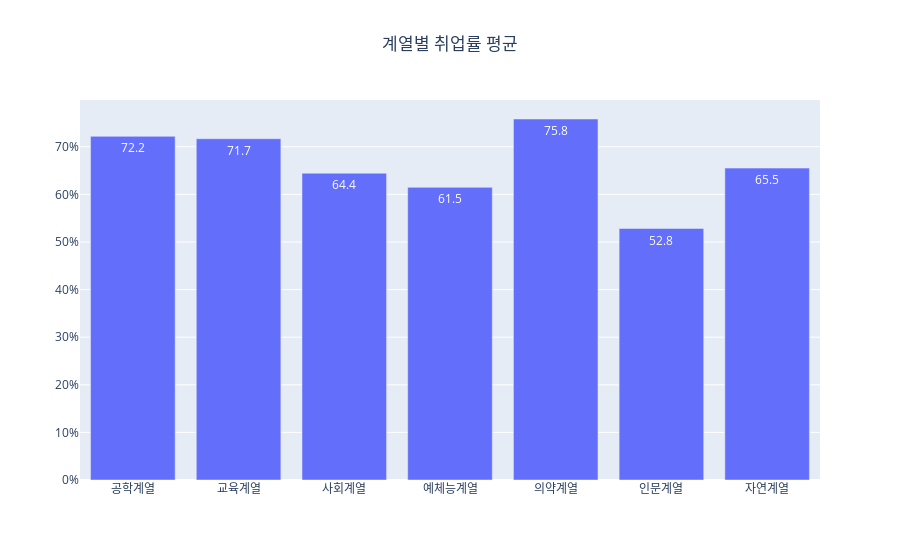

Source (notebook cell):
### Code cell
df_취업률_대계열평균 = df_취업률.groupby('대계열').agg(취업률 = ('취업률_계', 'mean'))

fig = go.Figure()

## bar 트레이스 추가
fig.add_trace(go.Bar(
    x = df_취업률_대계열평균.index, y = df_취업률_대계열평균['취업률'], 
    ## text 설정
    text = df_취업률_대계열평균['취업률'], 
    ## textposition, textemplate 설정
    textposition = 'inside', texttemplate = '%{y:.1f}'))

fig.update_layout(title = dict(text = '계열별 취업률 평균', x = 0.5), 
                 yaxis = dict(ticksuffix = '%'))

fig.show()

### Figure 1 — Plotly figure (JSON) as saved in the notebook; plotly's stock layout.template omitted (floating-point values rounded to 4 significant figures)
{"data": [{"text": [72.19, 71.69, 64.45, 61.48, 75.83, 52.83, 65.52], "textposition": "inside", "texttemplate": "%{y:.1f}", "type": "bar", "x": ["공학계열", "교육계열", "사회계열", "예체능계열", "의약계열", "인문계열", "자연계열"], "y": [72.19, 71.69, 64.45, 61.48, 75.83, 52.83, 65.52]}], "layout": {"title": {"text": "계열별 취업률 평균", "x": 0.5}, "yaxis": {"ticksuffix": "%"}}}
